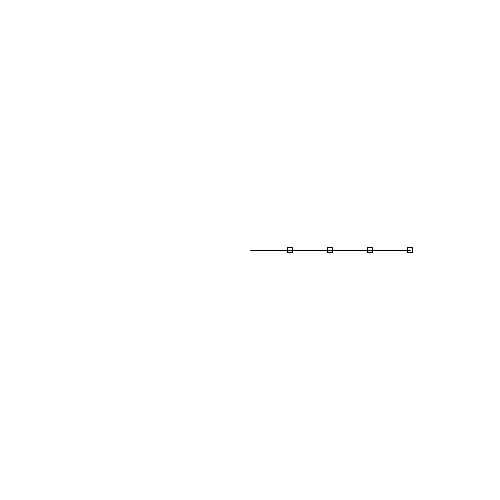
Frame 1 (no input)
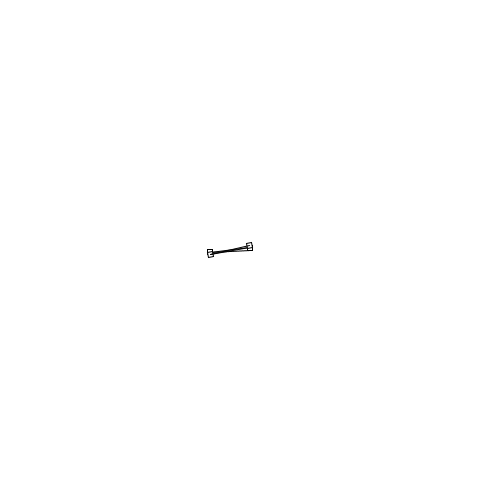
Frame 60 (the mouse pressed at the canvas centre just before this capture)
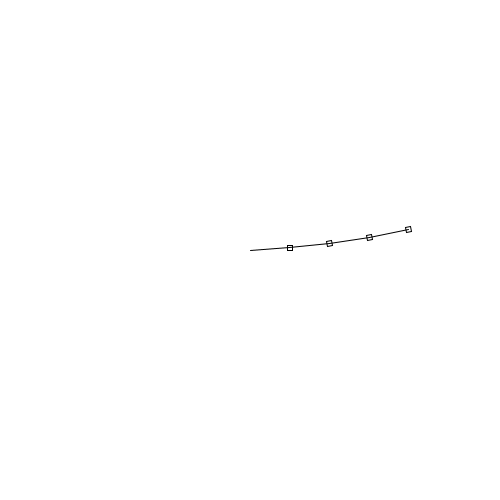
Frame 120 (the mouse held since frame 60 and released just before this capture)

The Processing sketch that drew these frames (run headless with seeded random() and noise(); from frame 60 on, the mouse is pressed at the canvas centre):

// Processing sketch: transformation_06_spirogtaph_base
// ── transformation_06_spirogtaph_base.pde
int angle=0;
int speed=3;

int angle2=0;
int speed2=3;

int angle3=0;
int speed3=3;

int angl4=0;
int speed4=3;

int posX=width/2;
int posY=height/2;


void setup() {
  size(500, 500);
  rectMode(CENTER);
  smooth(8);
  pixelDensity(2);
  
   posX=width/2;
 posY=height/2;
}

/*
void draw() {
 background(255);
 pushMatrix();
 translate(width/2, height/2);
 rotate(radians(angle));
 rect(0, 0, 20, 20);
 popMatrix();
 
 angle+=speed;
 }
 */
/*
void draw() {
 background(255);
 pushMatrix();
 translate(width/2, height/2);
 rotate(radians(angle));
 rect(40, 0, 20, 20);
 line(0,0,40,0);
 popMatrix();
 
 angle+=speed;
 }*/




/*void draw() {
 background(255);
 pushMatrix();
 translate(width/2, height/2);
 rotate(radians(angle));
 translate(40,0);
 rect(0, 0, 20, 20);
 line(0,0,-40,0);
 popMatrix();
 angle+=speed;
 }*/

/*
void draw() {
  background(255);
  pushMatrix();
  translate(width/2, height/2);
  rotate(radians(angle));
  translate(40, 0);
  rect(0, 0, 5, 5);
  line(0, 0, -40, 0);

  rotate(radians(angle));
  translate(40, 0);
  rect(0, 0, 5, 5);
  line(0, 0, -40, 0);

  rotate(radians(angle));
  translate(40, 0);
  rect(0, 0, 5, 5);
  line(0, 0, -40, 0);

  popMatrix();
  angle+=speed;
}*/



void draw() {
  background(255);
  pushMatrix();
  translate(posX,posY);
  rotate(radians(angle));
  translate(40, 0);
  rect(0, 0, 5, 5);
  line(0, 0, -40, 0);

  rotate(radians(angle));
  translate(40, 0);
  rect(0, 0, 5, 5);
  line(0, 0, -40, 0);

  rotate(radians(angle));
  translate(40, 0);
  rect(0, 0, 5, 5);
  line(0, 0, -40, 0);
  
    rotate(radians(angle));
  translate(40, 0);
  rect(0, 0, 5, 5);
  line(0, 0, -40, 0);

  popMatrix();
  angle+=speed;
}
